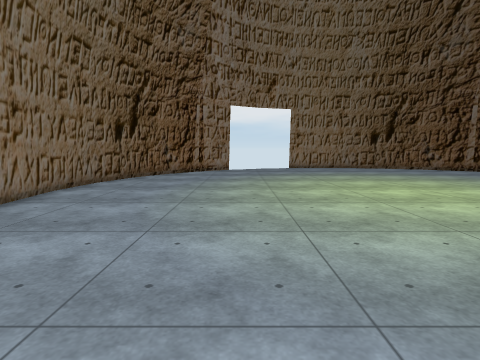
View 1 (above)

15 first-person views from a walk through a Unity game level. The camera is 1.3 m above the floor, tilts 6° down and sees 80° across. The floor is counted in squares, 1 m on a side. Each view is taken from the middle of a square. On the plan, view 1 faces up. The plan holds only what a view shows up to about 13 squares ahead; the rest is blank. The place goes on beyond the plan. The player is left out. Some surface patterns are stand-ins.

View 2
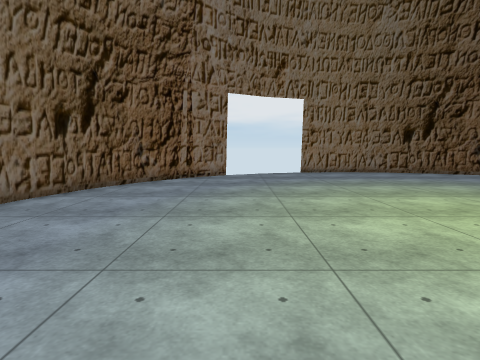

View 3
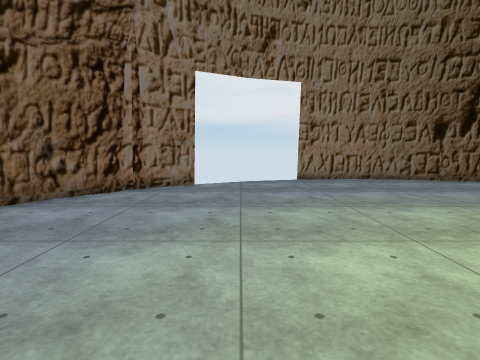

View 4
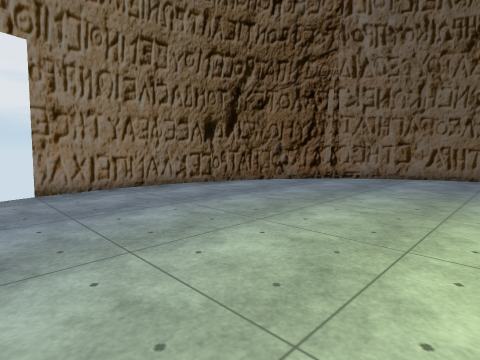

View 5
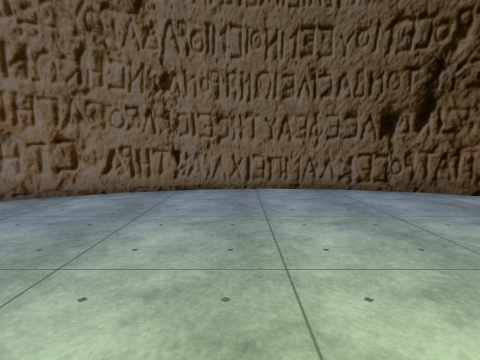

View 6
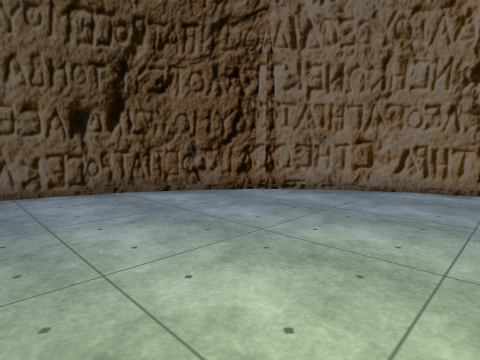

View 7
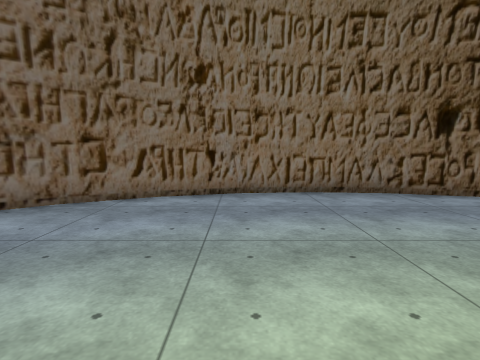

View 8
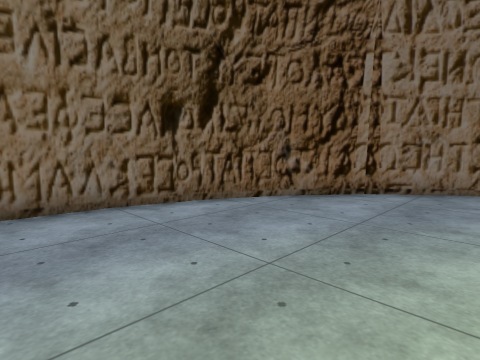

View 9
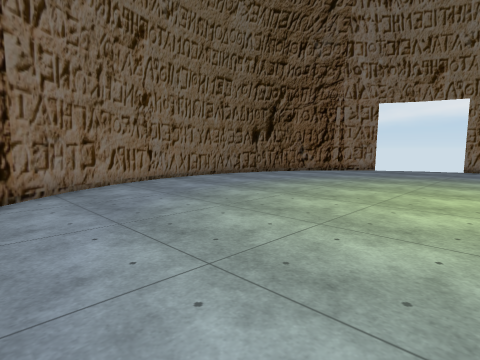

View 10
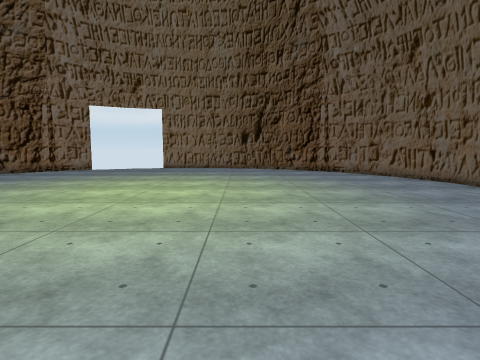

View 11
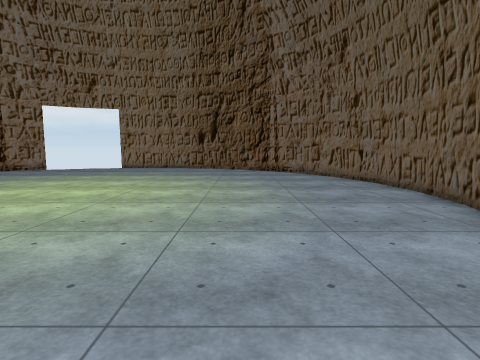

View 12
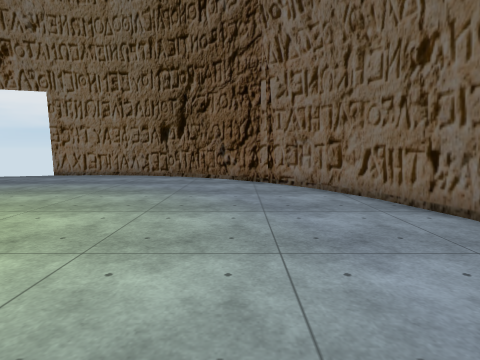

View 13
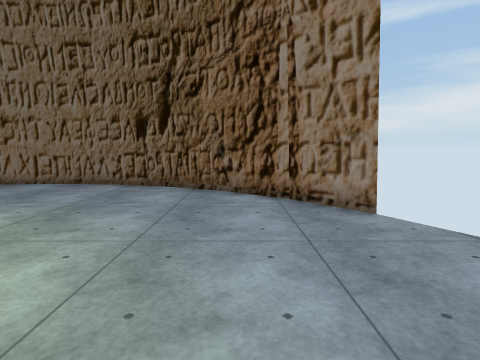

View 14
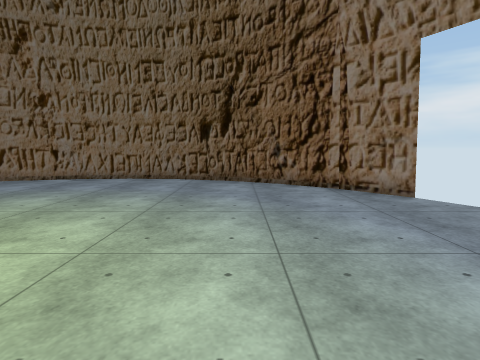

View 15
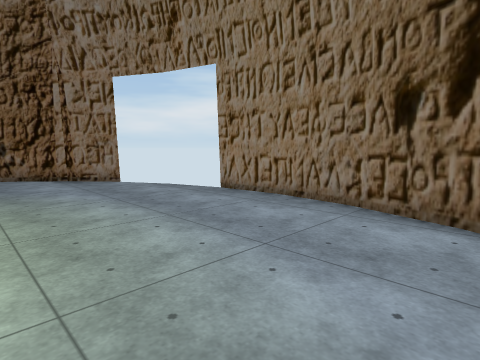

### Floor plan
Points are (right, up) in squares from view 1. A wall is a line through its corners. A room is listed if a view was taken in it or the views show most of it. See-through windows are left out.
Room 1 (views 1, 2, 3, 4, 5, 6, 7, 8, 9, 10, 11, 12, 13, 14, 15)
walls: (17.5, 8.9) (17.3, 11.3); (17.3, 11.2) (16.6, 13.5); (15.6, 15.4) (14.1, 17.4); (17.3, 6.6) (17.5, 9.1); (16.6, 4.4) (17.3, 6.8); (15.5, 2.4) (16.7, 4.6); (10.2, -1.8) (12.3, -0.7); (14.1, 17.3) (12.3, 18.8); (14, 0.6) (15.6, 2.5); (16.7, 13.5) (15.5, 15.6); (12.4, 18.7) (10.2, 19.9); (12.3, -0.8) (14.1, 0.7); (10.4, 19.8) (8.1, 20.5); (8.1, -2.5) (10.4, -1.8); (5.9, 20.7) (3.5, 20.5); (5.7, -2.7) (8.2, -2.5); (8.2, 20.5) (5.7, 20.7); (1.3, -1.8) (3.6, -2.5); (-0.7, 18.7) (-2.5, 17.2); (3.4, -2.5) (5.8, -2.7); (-0.8, -0.7) (1.4, -1.9); (-5, 4.6) (-3.9, 2.5); (-2.4, 17.4) (-3.9, 15.5); (-3.9, 15.6) (-5, 13.5); (-5.9, 9.1) (-5.7, 6.6); (-5, 13.6) (-5.7, 11.2); (-5.7, 6.7) (-5, 4.5); (-4, 2.5) (-2.5, 0.7) (-0.7, -0.8); (-5.7, 11.4) (-5.9, 8.9)

Where each view was taken, in squares from view 1:
view 1: 0 up, 0 right, facing up
view 2: 4 up, 0 right, facing up
view 3: 8 up, 1 right, facing up
view 4: 11 up, 2 right, facing up-right
view 5: 10 up, 8 right, facing right
view 6: 8 up, 8 right, facing down-right
view 7: 6 up, 8 right, facing down
view 8: 4 up, 6 right, facing down-left
view 9: 0 up, 6 right, facing up-left
view 10: 0 up, 9 right, facing up
view 11: 0 up, 12 right, facing up
view 12: 6 up, 13 right, facing up
view 13: 16 up, 5 right, facing left
view 14: 14 up, 7 right, facing left
view 15: 14 up, 11 right, facing up-left
